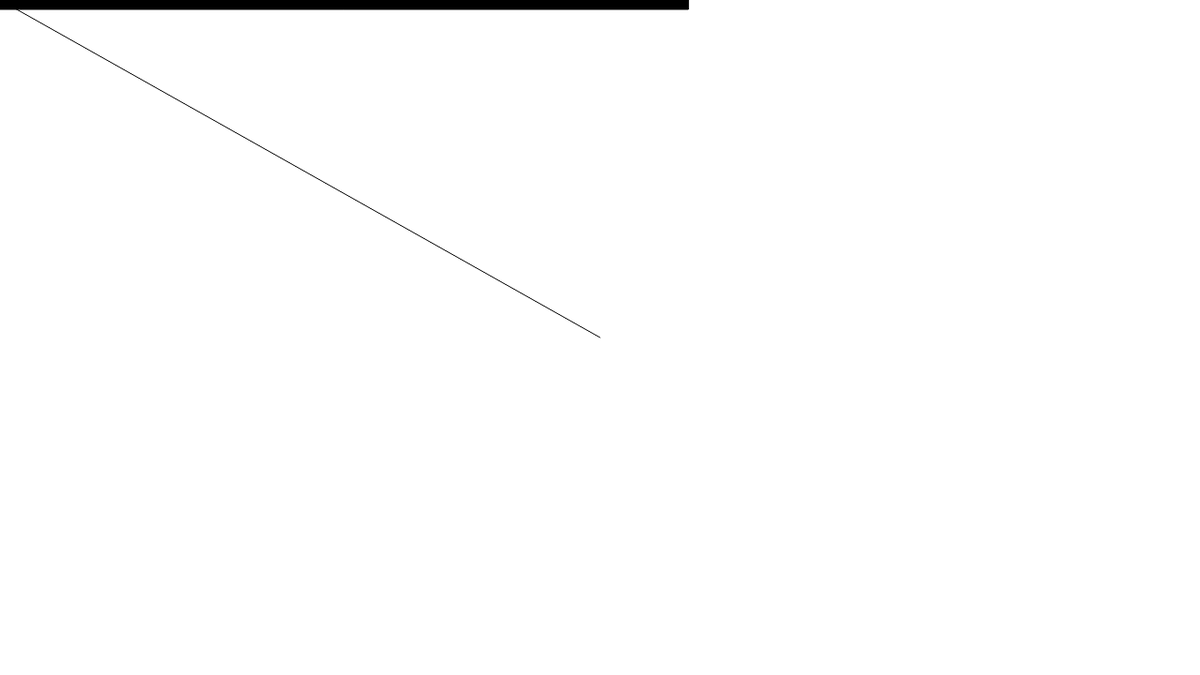
Frame 1 (no input)
Frame 60 (no input): identical to frame 1, image omitted
Frame 120 (the mouse pressed at the canvas centre since frame 60): blank canvas, image omitted

The p5.js sketch that drew this single still picture (run headless with seeded random() and noise() and a simulated clock; from frame 60 on, the mouse is pressed at the canvas centre):

// p5.js sketch
// ── sketch.js
let centerDot;

function setup() {
    createCanvas(1280, 720);
    centerDot = createVector(width / 2, height / 2);
}

function draw() {
    // line(centerDot.x, centerDot.y, mouseX, mouseY);


    background(255);
    mousePosition = createVector(mouseX, mouseY);
    line(centerDot.x, centerDot.y, mousePosition.x, mousePosition.y);

    fill(0);
    let distance = mousePosition.sub(centerDot);
    distance = distance.mag();
    rect(0, 0, distance, 10)
}
